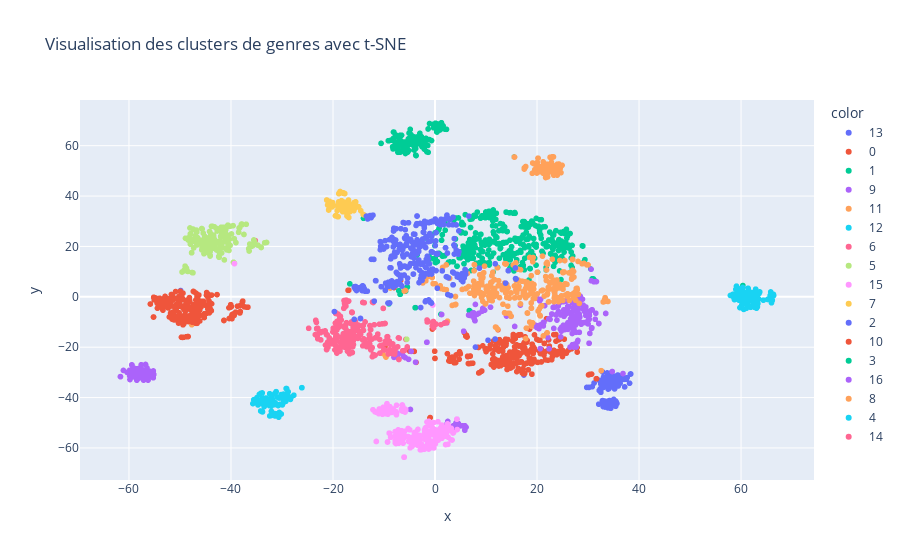

Notebook source saved alongside this figure:
### Code cell
from sklearn.cluster import KMeans
from sklearn.preprocessing import StandardScaler
from sklearn.feature_extraction.text import TfidfVectorizer
from sklearn.decomposition import TruncatedSVD
from sklearn.manifold import TSNE
import pandas as pd
import numpy as np
import plotly.express as px

# Chargement des données
genre_data = pd.read_csv("../data/data_by_genres.csv")  # Remplacez par votre chemin
genre_data['genres_names'] = genre_data['genres']  # Assurez-vous que cette colonne existe

# Étape 1 : Vectorisation des noms de genres avec TF-IDF
vectorizer = TfidfVectorizer(analyzer='word', ngram_range=(1, 2))  # Bigrammes pour capturer plus de contexte
genre_name_vectors = vectorizer.fit_transform(genre_data['genres_names'])

# Étape 2 : Réduction de la dimensionnalité des noms de genres
svd = TruncatedSVD(n_components=10, random_state=42)  # Réduction à 10 dimensions
reduced_name_vectors = svd.fit_transform(genre_name_vectors)

# Étape 3 : Préparation des caractéristiques numériques
numeric_features = genre_data.select_dtypes(include=['number']).values

# Étape 4 : Fusion des vecteurs réduits avec les caractéristiques numériques
X_combined = np.hstack((numeric_features, reduced_name_vectors))

# Étape 5 : Clustering avec KMeans
scaler = StandardScaler()
X_scaled = scaler.fit_transform(X_combined)

kmeans = KMeans(n_clusters=18, random_state=42)
genre_data['cluster'] = kmeans.fit_predict(X_scaled)
genre_data['cluster'] = np.where(genre_data['cluster'] == 14, 0, genre_data['cluster'])
genre_data['cluster'] = genre_data['cluster'].replace({15: 14, 16: 15, 17: 16})


# Étape 6 : Visualisation avec t-SNE
tsne_pipeline = Pipeline([
    ('scaler', StandardScaler()), 
    ('tsne', TSNE(n_components=2, verbose=1, random_state=42, perplexity=30))
])
genre_embedding = tsne_pipeline.fit_transform(X_combined)

projection = pd.DataFrame(columns=['x', 'y'], data=genre_embedding)
projection['genres'] = genre_data['genres_names']
projection['cluster'] = genre_data['cluster']

# Étape 7 : Affichage avec Plotly
fig = px.scatter(
    projection, x='x', y='y', color=projection['cluster'].astype(str), 
    hover_data=['genres'], title="Visualisation des clusters de genres avec t-SNE"
)
fig.show()

### Figure 1 — Plotly figure (JSON) as saved in the notebook; plotly's stock layout.template omitted (floating-point values rounded to 4 significant figures; data arrays with more than 128 entries replaced by an {"elided": "..."} marker saying what was removed)
{"data": [{"customdata": [["21st century classical"], ["african-american classical"], ["american 21st century classical"], ["american classical piano"], ["american contemporary classical"], ["american modern classical"], ["australian classical"], ["australian classical piano"], ["austrian classical piano"], ["balkan classical piano"], ["baltic classical"], ["belgian classical piano"], ["belgian contemporary classical"], ["brazilian classical"], ["brazilian classical piano"], ["brazilian contemporary classical"], ["british classical piano"], ["british contemporary classical"], ["british modern classical"], ["canadian classical"], ["canadian classical piano"], ["caucasian classical"], ["caucasian classical piano"], ["chinese classical"], ["chinese classical performance"], ["chinese classical piano"], ["classical"], ["classical baritone"], ["classical bass"], ["classical cello"], ["classical clarinet"], ["classical contralto"], ["classical countertenor"], ["classical era"], ["classical flute"], ["classical guitar"], ["classical harp"], ["classical horn"], ["classical mandolin"], ["classical mezzo-soprano"], ["classical oboe"], ["classical organ"], ["classical performance"], ["classical piano"], ["classical piano duo"], ["classical piano trio"], ["classical saxophone"], ["classical soprano"], ["classical tenor"], ["classical trumpet"], ["contemporary classical"], ["contemporary classical piano"], ["czech classical"], ["czech classical piano"], ["czech contemporary classical"], ["danish classical"], ["dutch classical piano"], ["early modern classical"], ["finnish classical"], ["finnish contemporary classical"], ["french classical piano"], ["french contemporary classical"], ["german classical piano"], ["greek contemporary classical"], ["hindustani classical"], ["historic classical performance"], ["hungarian classical performance"], ["hungarian classical piano"], ["hungarian contemporary classical"], ["icelandic classical"], ["indian classical"], ["irish classical"], ["israeli classical"], ["israeli classical piano"], ["italian classical guitar"], ["italian classical piano"], ["japanese classical"], ["japanese classical performance"], ["japanese classical piano"], ["korean classical performance"], ["korean classical piano"], ["latin american classical piano"], ["latin classical"], ["mexican classical"], ["neo-classical"], ["new zealand classical"], ["nordic classical piano"], ["nordic contemporary classical"], ["norwegian classical"], ["oriental classical"], ["polish classical"], ["polish classical piano"], ["polish contemporary classical"], ["romanian classical piano"], ["russian classical piano"], ["russian modern classical"], ["spanish classical"], ["spanish classical piano"], ["swiss classical piano"], ["taiwan classical performance"], ["turkish classical performance"], ["ukrainian classical"], ["ukrainian classical piano"], ["vintage classical singing"]], "hovertemplate": "color=13<br>x=%{x}<br>y=%{y}<br>genres=%{customdata[0]}<extra></extra>", "legendgroup": "13", "marker": {"color": "#636efa", "symbol": "circle"}, "mode": "markers", "name": "13", "showlegend": true, "type": "scattergl", "x": [37.18, 33.12, 17.42, 34.69, 34.07, 35.52, 33.2, 32.1, 34.93, 33.32, 35.2, 33.09, 33.05, 34.16, 34.43, 31.18, 33.86, 33.94, 35.46, 35.92, 33.49, 35.99, 32.97, 34.31, 32.89, 33.3, 35.67, 37.35, 37.03, 33.55, 35.04, 36.31, 30.82, 34.85, 34.75, 32.8, 33.1, 34.49, 34.03, 37.49, 33.83, 34.03, 35.04, 35.42, 32.94, 33.91, 32.82, 37.35, 37.31, 34.01, 35.03, 34.44, 36.23, 35.51, 33.92, 36.14, 34.37, 35.08, 36.28, 36.1, 33.76, 33.75, 34.38, 33.6, 35.68, 35.92, 33.93, 34.48, 32.52, 32.65, 35.84, 35.02, 38.32, 33.99, 32.2, 34.16, 33.93, 35.41, 34.17, 32.38, 32.83, 34.93, 34.18, 32.22, 33.64, 29.75, 33.33, 38.14, 34.02, 38.37, 34.79, 34.96, 30.18, 35.12, 34.14, 36.18, 36.75, 34.54, 35.41, 32.51, 33.17, 34.46, 34.31, 37.66], "xaxis": "x", "y": [-35.77, -33.84, -31.03, -41.76, -36.5, -31.45, -32.64, -42.63, -42.05, -43.74, -36.58, -42.39, -31.84, -32.73, -41.71, -34.23, -42.77, -36.62, -33.54, -35.39, -42.43, -32.45, -43.57, -32.87, -36.06, -42.57, -42.35, -32.4, -32.78, -35.24, -34.78, -32.79, -35.67, -32.12, -35.17, -35.56, -35.84, -35.75, -30.39, -32.74, -35.15, -34.42, -34.85, -43.44, -41.23, -44.09, -29.75, -32.62, -32.57, -32.63, -40.71, -44.26, -33.12, -41.7, -31.22, -33.65, -42.16, -32.99, -34.29, -34.59, -41.78, -30.22, -42.68, -31.78, -31.33, -32.55, -35.13, -42.55, -37.9, -35.72, -31.05, -31.49, -30.67, -42.83, -37.18, -42.92, -33.88, -34.45, -41.19, -36.6, -41.2, -41.32, -31.08, -33.15, -33.69, -35.96, -41.41, -34.31, -35.52, -30.63, -31.86, -42.67, -35.98, -41.76, -42.82, -33.96, -31.63, -43.3, -41.37, -34.58, -35.52, -34.62, -41.19, -32.1], "yaxis": "y"}, {"customdata": {"elided": "261x1 str values"}, "hovertemplate": "color=0<br>x=%{x}<br>y=%{y}<br>genres=%{customdata[0]}<extra></extra>", "legendgroup": "0", "marker": {"color": "#EF553B", "symbol": "circle"}, "mode": "markers", "name": "0", "showlegend": true, "type": "scattergl", "x": {"elided": "261 float values"}, "xaxis": "x", "y": {"elided": "261 float values"}, "yaxis": "y"}, {"customdata": {"elided": "398x1 str values"}, "hovertemplate": "color=1<br>x=%{x}<br>y=%{y}<br>genres=%{customdata[0]}<extra></extra>", "legendgroup": "1", "marker": {"color": "#00cc96", "symbol": "circle"}, "mode": "markers", "name": "1", "showlegend": true, "type": "scattergl", "x": {"elided": "398 float values"}, "xaxis": "x", "y": {"elided": "398 float values"}, "yaxis": "y"}, {"customdata": {"elided": "195x1 str values"}, "hovertemplate": "color=9<br>x=%{x}<br>y=%{y}<br>genres=%{customdata[0]}<extra></extra>", "legendgroup": "9", "marker": {"color": "#ab63fa", "symbol": "circle"}, "mode": "markers", "name": "9", "showlegend": true, "type": "scattergl", "x": {"elided": "195 float values"}, "xaxis": "x", "y": {"elided": "195 float values"}, "yaxis": "y"}, {"customdata": {"elided": "306x1 str values"}, "hovertemplate": "color=11<br>x=%{x}<br>y=%{y}<br>genres=%{customdata[0]}<extra></extra>", "legendgroup": "11", "marker": {"color": "#FFA15A", "symbol": "circle"}, "mode": "markers", "name": "11", "showlegend": true, "type": "scattergl", "x": {"elided": "306 float values"}, "xaxis": "x", "y": {"elided": "306 float values"}, "yaxis": "y"}, {"customdata": [["abstract hip hop"], ["alberta hip hop"], ["alternative hip hop"], ["arabic hip hop"], ["argentine hip hop"], ["arkansas hip hop"], ["asian american hip hop"], ["atl hip hop"], ["australian hip hop"], ["australian underground hip hop"], ["baltimore hip hop"], ["bay area hip hop"], ["bc underground hip hop"], ["birmingham hip hop"], ["boston hip hop"], ["brazilian hip hop"], ["bronx hip hop"], ["buffalo hip hop"], ["canadian hip hop"], ["canadian indigenous hip hop"], ["chinese hip hop"], ["christian hip hop"], ["colombian hip hop"], ["conscious hip hop"], ["danish hip hop"], ["deep east coast hip hop"], ["deep underground hip hop"], ["desi hip hop"], ["detroit hip hop"], ["dutch hip hop"], ["east coast hip hop"], ["estonian hip hop"], ["experimental hip hop"], ["flint hip hop"], ["french hip hop"], ["ghanaian hip hop"], ["hardcore hip hop"], ["harlem hip hop"], ["hawaiian hip hop"], ["hindi hip hop"], ["hip hop"], ["hip hop cubano"], ["hong kong hip hop"], ["indiana hip hop"], ["indie hip hop"], ["indonesian hip hop"], ["industrial hip hop"], ["iowa hip hop"], ["irish hip hop"], ["israeli hip hop"], ["jewish hip hop"], ["kansas city hip hop"], ["kentucky hip hop"], ["latin hip hop"], ["lgbtq+ hip hop"], ["maine hip hop"], ["manchester hip hop"], ["memphis hip hop"], ["mexican hip hop"], ["miami hip hop"], ["middle east hip hop"], ["minnesota hip hop"], ["mississippi hip hop"], ["mongolian hip hop"], ["nashville hip hop"], ["native american hip hop"], ["nigerian hip hop"], ["north carolina hip hop"], ["norwegian hip hop"], ["oakland hip hop"], ["ohio hip hop"], ["old school hip hop"], ["old school uk hip hop"], ["outer hip hop"], ["pakistani hip hop"], ["peruvian hip hop"], ["pinoy hip hop"], ["political hip hop"], ["polynesian hip hop"], ["portland hip hop"], ["psychedelic hip hop"], ["punjabi hip hop"], ["queens hip hop"], ["sacramento hip hop"], ["scottish hip hop"], ["seattle hip hop"], ["south african hip hop"], ["south carolina hip hop"], ["southern hip hop"], ["spanish hip hop"], ["spiritual hip hop"], ["taiwan hip hop"], ["tamil hip hop"], ["tennessee hip hop"], ["uk alternative hip hop"], ["uk hip hop"], ["underground hip hop"], ["venezuelan hip hop"], ["virginia hip hop"], ["west australian hip hop"]], "hovertemplate": "color=12<br>x=%{x}<br>y=%{y}<br>genres=%{customdata[0]}<extra></extra>", "legendgroup": "12", "marker": {"color": "#19d3f3", "symbol": "circle"}, "mode": "markers", "name": "12", "showlegend": true, "type": "scattergl", "x": [-30.1, -32.08, -28.96, -26.12, -29.27, -31.36, -30.75, -29.72, -32.82, -28.79, -31.82, -33.89, -30.25, -29.94, -33.72, -34.06, -29.42, -31.15, -29.72, -30.63, -35.53, -29.28, -29.81, -29.65, -31.96, -33.82, -29.23, -31.42, -29.16, -33.5, -29.66, -33.88, -34.86, -30.16, -28.19, -31.45, -29.16, -34.22, -31.42, -34.91, -27.67, -30.75, -30.65, -29.88, -32.13, -30.98, -33.8, -29.19, -32.31, -33.82, -33.86, -28.34, -32.37, -29.14, -32.82, -29.1, -33.14, -30.14, -33.52, -29.47, -26.09, -33.29, -30.57, -35.71, -33.74, -32.41, -32.08, -31.96, -30.92, -33.69, -29.21, -34.68, -34.7, -32.4, -30.91, -32.09, -33.47, -29.67, -31.23, -34.9, -30.13, -30.52, -29.45, -34.03, -30.37, -31.33, -33.16, -30.43, -29.52, -32.44, -34.18, -34.1, -34.43, -33.32, -31.48, -32.62, -29.7, -33.09, -33.49, -29.1], "xaxis": "x", "y": [-39.23, -45.45, -38.94, -36.09, -41.49, -47.3, -39.99, -40.24, -40.82, -37.7, -40.98, -45.62, -46.52, -42.9, -42.21, -40.87, -38.83, -37.64, -40.47, -46.66, -40.85, -40.65, -42.32, -39.01, -46.23, -45.69, -40.24, -46.43, -39.26, -43.59, -38.62, -38.18, -41.32, -38.81, -39.78, -46.34, -38.75, -42.23, -38.43, -40.02, -39.07, -43.17, -47.79, -40.55, -39.66, -39.75, -42.06, -36.41, -41.07, -40.41, -45.59, -40.72, -42.63, -39.98, -41.73, -36.48, -40.2, -46.52, -41.93, -40.12, -36.07, -42.27, -40.17, -42.39, -42.3, -38.48, -47.1, -41.96, -46.46, -42.15, -40.43, -42.35, -42.92, -47.29, -46.9, -43.35, -40.28, -38.92, -46.88, -41.4, -39.18, -45.91, -39.08, -42.36, -42.64, -42.03, -42.85, -46.74, -39.85, -43.21, -45.32, -38.27, -38.69, -42.27, -42.83, -41.29, -40.0, -42.87, -42.04, -36.42], "yaxis": "y"}, {"customdata": {"elided": "231x1 str values"}, "hovertemplate": "color=6<br>x=%{x}<br>y=%{y}<br>genres=%{customdata[0]}<extra></extra>", "legendgroup": "6", "marker": {"color": "#FF6692", "symbol": "circle"}, "mode": "markers", "name": "6", "showlegend": true, "type": "scattergl", "x": {"elided": "231 float values"}, "xaxis": "x", "y": {"elided": "231 float values"}, "yaxis": "y"}, {"customdata": {"elided": "185x1 str values"}, "hovertemplate": "color=5<br>x=%{x}<br>y=%{y}<br>genres=%{customdata[0]}<extra></extra>", "legendgroup": "5", "marker": {"color": "#B6E880", "symbol": "circle"}, "mode": "markers", "name": "5", "showlegend": true, "type": "scattergl", "x": {"elided": "185 float values"}, "xaxis": "x", "y": {"elided": "185 float values"}, "yaxis": "y"}, {"customdata": {"elided": "200x1 str values"}, "hovertemplate": "color=15<br>x=%{x}<br>y=%{y}<br>genres=%{customdata[0]}<extra></extra>", "legendgroup": "15", "marker": {"color": "#FF97FF", "symbol": "circle"}, "mode": "markers", "name": "15", "showlegend": true, "type": "scattergl", "x": {"elided": "200 float values"}, "xaxis": "x", "y": {"elided": "200 float values"}, "yaxis": "y"}, {"customdata": [["acoustic punk"], ["anarcho-punk"], ["argentine punk"], ["arizona punk"], ["art punk"], ["atlanta punk"], ["australian garage punk"], ["australian post-punk"], ["black punk"], ["boston punk"], ["brazilian punk"], ["canadian pop punk"], ["canadian punk"], ["celtic punk"], ["chicago pop punk"], ["chicago punk"], ["chicano punk"], ["christian punk"], ["crust punk"], ["dance-punk"], ["danish post-punk"], ["danish punk"], ["dark post-punk"], ["deep gothic post-punk"], ["deep punk rock"], ["early us punk"], ["emo punk"], ["fast melodic punk"], ["french post-punk"], ["garage punk"], ["garage punk blues"], ["german punk"], ["glam punk"], ["gothic post-punk"], ["gypsy punk"], ["hardcore punk"], ["horror punk"], ["indie punk"], ["j-punk"], ["japanese girl punk"], ["japanese pop punk"], ["japanese post-hardcore"], ["japanese punk rock"], ["kentucky punk"], ["mexican pop punk"], ["minneapolis punk"], ["modern ska punk"], ["neon pop punk"], ["new jersey punk"], ["noise punk"], ["northern irish punk"], ["norwegian punk rock"], ["nz punk"], ["pinoy pop punk"], ["pop punk"], ["portland punk"], ["post-hardcore"], ["post-post-hardcore"], ["post-punk"], ["post-punk argentina"], ["power-pop punk"], ["psychedelic punk"], ["punk"], ["punk 'n' roll"], ["punk blues"], ["punk rock italiano"], ["punk rock mexicano"], ["russian post-punk"], ["russian punk"], ["ska punk"], ["skate punk"], ["socal pop punk"], ["street punk"], ["surf punk"], ["texas pop punk"], ["texas punk"], ["uk diy punk"], ["uk pop punk"], ["uk post-punk"], ["vancouver punk"], ["virginia punk"]], "hovertemplate": "color=7<br>x=%{x}<br>y=%{y}<br>genres=%{customdata[0]}<extra></extra>", "legendgroup": "7", "marker": {"color": "#FECB52", "symbol": "circle"}, "mode": "markers", "name": "7", "showlegend": true, "type": "scattergl", "x": [-17.68, -17.34, -15.9, -16.39, -17.55, -19.18, -18.39, -20.08, -16.13, -17.09, -15.57, -17.96, -18.05, -17.4, -18.14, -17.58, -17.91, -18.5, -16.59, -18.28, -21.06, -19.14, -20.19, -20.18, -19.53, -15.92, -17.33, -17.02, -20.84, -18.78, -15.61, -16.87, -17.15, -20.56, -17.87, -18.45, -17.85, -16.96, -21.24, -17.26, -18.76, -13.05, -19.31, -20.85, -17.72, -17.65, -16.4, -18.8, -16.23, -14.98, -16.72, -18.99, -15.51, -18.86, -18.61, -18.28, -13.93, -14.09, -20.71, -18.88, -18.0, -18.09, -21.22, -17.24, -18.06, -14.55, -19.11, -19.99, -18.33, -17.47, -17.92, -18.82, -17.05, -18.51, -17.69, -16.9, -16.9, -17.99, -20.04, -18.0, -17.91], "xaxis": "x", "y": [37.28, 33.26, 37.36, 35.58, 36.59, 34.2, 36.71, 37.42, 36.49, 35.87, 37.72, 41.18, 36.2, 36.98, 41.2, 35.47, 35.06, 36.22, 34.75, 36.46, 36.46, 36.14, 36.97, 35.68, 32.17, 34.19, 35.37, 31.72, 34.57, 35.38, 35.29, 36.95, 35.12, 36.99, 37.63, 35.31, 34.85, 38.41, 38.42, 32.07, 41.24, 31.71, 32.06, 34.45, 40.99, 33.89, 35.65, 41.04, 34.66, 35.75, 33.74, 31.78, 36.4, 40.94, 41.8, 37.48, 32.53, 32.71, 37.91, 37.7, 41.29, 33.78, 38.39, 35.18, 36.08, 34.17, 31.85, 36.16, 38.17, 36.18, 34.91, 41.07, 34.27, 35.11, 40.98, 36.33, 31.49, 41.29, 37.19, 36.76, 34.45], "yaxis": "y"}, {"customdata": {"elided": "306x1 str values"}, "hovertemplate": "color=2<br>x=%{x}<br>y=%{y}<br>genres=%{customdata[0]}<extra></extra>", "legendgroup": "2", "marker": {"color": "#636efa", "symbol": "circle"}, "mode": "markers", "name": "2", "showlegend": true, "type": "scattergl", "x": {"elided": "306 float values"}, "xaxis": "x", "y": {"elided": "306 float values"}, "yaxis": "y"}, {"customdata": {"elided": "210x1 str values"}, "hovertemplate": "color=10<br>x=%{x}<br>y=%{y}<br>genres=%{customdata[0]}<extra></extra>", "legendgroup": "10", "marker": {"color": "#EF553B", "symbol": "circle"}, "mode": "markers", "name": "10", "showlegend": true, "type": "scattergl", "x": {"elided": "210 float values"}, "xaxis": "x", "y": {"elided": "210 float values"}, "yaxis": "y"}, {"customdata": {"elided": "132x1 str values"}, "hovertemplate": "color=3<br>x=%{x}<br>y=%{y}<br>genres=%{customdata[0]}<extra></extra>", "legendgroup": "3", "marker": {"color": "#00cc96", "symbol": "circle"}, "mode": "markers", "name": "3", "showlegend": true, "type": "scattergl", "x": {"elided": "132 float values"}, "xaxis": "x", "y": {"elided": "132 float values"}, "yaxis": "y"}, {"customdata": [["alabama rap"], ["baton rouge rap"], ["battle rap"], ["cali rap"], ["chicago rap"], ["chicano rap"], ["cincinnati rap"], ["comedy rap"], ["country rap"], ["dfw rap"], ["dirty south rap"], ["dirty texas rap"], ["dmv rap"], ["dutch rap pop"], ["emo rap"], ["florida rap"], ["gangster rap"], ["german underground rap"], ["gospel rap"], ["houston rap"], ["indie pop rap"], ["jazz rap"], ["k-rap"], ["london rap"], ["melodic rap"], ["meme rap"], ["military rap"], ["new jersey rap"], ["new orleans rap"], ["norwegian pop rap"], ["nyc rap"], ["oc rap"], ["old school rap francais"], ["ottawa rap"], ["philly rap"], ["pittsburgh rap"], ["pop rap"], ["proto-rap"], ["rap"], ["rap chileno"], ["rap conciencia"], ["rap conscient"], ["rap cristiano"], ["rap dominicano"], ["rap kreyol"], ["rap latina"], ["rap metal"], ["rap nacional antigo"], ["rap napoletano"], ["rap rock"], ["rap underground mexicano"], ["rhode island rap"], ["sad rap"], ["san antonio rap"], ["san diego rap"], ["scam rap"], ["scream rap"], ["st louis rap"], ["swedish underground rap"], ["tagalog rap"], ["tamaulipas rap"], ["texas latin rap"], ["toronto rap"], ["underground rap"], ["viral rap"], ["west coast rap"]], "hovertemplate": "color=16<br>x=%{x}<br>y=%{y}<br>genres=%{customdata[0]}<extra></extra>", "legendgroup": "16", "marker": {"color": "#ab63fa", "symbol": "circle"}, "mode": "markers", "name": "16", "showlegend": true, "type": "scattergl", "x": [-57.84, -59.53, -59.38, -58.39, -58.29, -58.41, -57.44, -57.84, -56.7, -58.89, -59.52, -59.87, -57.6, -55.24, -57.49, -56.5, -58.91, -59.62, -59.87, -58.98, -59.46, -58.46, -61.67, -56.01, -57.7, -58.48, -56.59, -57.92, -58.61, -56.75, -58.88, -56.18, -60.36, -57.26, -58.54, -57.62, -59.41, -57.13, -61.67, -58.42, -58.82, -56.95, -56.53, -57.2, -58.06, -58.14, -59.81, -61.08, -55.23, -56.47, -57.63, -57.59, -56.37, -55.14, -56.6, -56.03, -58.96, -57.06, -56.26, -55.93, -59.2, -57.6, -57.62, -58.15, -58.27, -59.54], "xaxis": "x", "y": [-29.34, -29.2, -29.97, -29.2, -29.03, -29.7, -30.05, -31.38, -31.77, -28.44, -29.4, -29.14, -27.15, -32.14, -28.76, -31.58, -29.63, -30.48, -31.37, -29.29, -27.02, -33.09, -31.68, -31.4, -28.84, -28.67, -31.21, -31.16, -30.85, -26.85, -28.92, -31.25, -29.98, -29.35, -31.09, -28.88, -27.07, -33.07, -31.68, -32.11, -30.04, -31.21, -28.86, -31.66, -29.24, -29.57, -32.83, -29.23, -29.43, -28.25, -32.16, -26.98, -30.7, -30.83, -32.16, -31.21, -28.56, -30.74, -33.08, -29.58, -31.79, -31.72, -27.16, -32.35, -28.51, -29.58], "yaxis": "y"}, {"customdata": [["ambient folk"], ["american folk revival"], ["anti-folk"], ["appalachian folk"], ["arab folk"], ["armenian folk"], ["australian indie folk"], ["bahamian folk"], ["bengali folk"], ["boston folk"], ["breton folk"], ["british folk"], ["canadian folk"], ["canadian indie folk"], ["cape verdean folk"], ["chamber folk"], ["children's folk"], ["classic italian folk pop"], ["contemporary folk"], ["cornish folk"], ["croatian folk"], ["drone folk"], ["dutch folk"], ["early american folk"], ["experimental folk"], ["folk"], ["folk metal"], ["folk punk"], ["folk rock"], ["folk rock italiano"], ["folk-pop"], ["freak folk"], ["free folk"], ["french indie folk"], ["geek folk"], ["georgian folk"], ["greek folk"], ["icelandic folk"], ["indian folk"], ["indie anthem-folk"], ["indie folk"], ["irish folk"], ["israeli folk"], ["japanese folk"], ["japanese indie folk"], ["kentucky mountain folk"], ["macedonian folk"], ["medieval folk"], ["modern folk rock"], ["modern psychedelic folk"], ["nl folk"], ["nordic folk"], ["nz folk"], ["orkney and shetland folk"], ["pakistani folk"], ["pop folk"], ["psychedelic folk"], ["psychedelic folk rock"], ["puerto rican folk"], ["punjabi folk"], ["romanian folk"], ["rune folk"], ["russian folk"], ["russian folk rock"], ["scottish folk"], ["spanish folk metal"], ["string folk"], ["swedish indie folk"], ["taiwan campus folk"], ["thai folk"], ["thai folk rock"], ["traditional british folk"], ["traditional folk"], ["turbo folk"], ["turkish folk"], ["viking folk"], ["vintage country folk"], ["welsh folk"], ["western saharan folk"], ["yiddish folk"], ["yorkshire folk"]], "hovertemplate": "color=8<br>x=%{x}<br>y=%{y}<br>genres=%{customdata[0]}<extra></extra>", "legendgroup": "8", "marker": {"color": "#FFA15A", "symbol": "circle"}, "mode": "markers", "name": "8", "showlegend": true, "type": "scattergl", "x": [21.81, 23.15, 21.13, 22.47, 23.28, 24.28, 22.81, 22.05, 23.59, 21.61, 24.91, 20.94, 21.9, 23.07, 20.26, 21.13, 20.84, 24.45, 20.52, 21.69, 23.96, 22.79, 22.06, 22.18, 19.97, 22.82, 15.55, 19.07, 17.51, 17.66, 20.19, 21.23, 21.2, 22.56, 21.18, 19.56, 23.29, 21.52, 19.99, 22.74, 23.08, 21.76, 24.31, 20.19, 23.23, 23.39, 21.92, 21.89, 17.63, 19.15, 21.61, 20.04, 21.29, 24.69, 22.2, 20.21, 22.53, 17.57, 21.24, 23.21, 23.99, 22.35, 23.07, 17.78, 21.66, 15.59, 23.49, 22.87, 20.54, 21.79, 17.49, 21.63, 22.07, 19.51, 22.51, 20.03, 23.14, 24.57, 20.05, 24.55, 21.43], "xaxis": "x", "y": [51.91, 49.35, 51.27, 49.91, 51.09, 52.71, 55.45, 49.02, 49.62, 52.44, 52.21, 50.31, 52.66, 55.48, 51.11, 51.67, 49.58, 49.55, 49.66, 47.36, 48.3, 51.73, 47.58, 49.65, 49.15, 53.41, 55.49, 49.04, 51.19, 51.29, 55.04, 51.56, 53.6, 55.39, 52.0, 50.47, 48.27, 52.24, 50.29, 55.33, 55.51, 50.3, 50.33, 50.05, 55.55, 49.54, 48.87, 51.97, 51.28, 53.11, 49.55, 53.32, 52.63, 49.29, 50.42, 55.03, 51.42, 51.1, 49.02, 48.58, 52.66, 52.02, 52.19, 51.72, 51.39, 55.48, 51.62, 55.51, 51.69, 48.77, 50.72, 50.61, 50.74, 52.73, 50.9, 53.32, 48.94, 51.05, 51.64, 51.58, 51.68], "yaxis": "y"}, {"customdata": [["arabic jazz"], ["avant-garde jazz"], ["belgian jazz"], ["bossa nova jazz"], ["brazilian jazz"], ["brazilian modern jazz"], ["british jazz"], ["canadian modern jazz"], ["chinese jazz"], ["classic japanese jazz"], ["contemporary jazz"], ["contemporary vocal jazz"], ["cool jazz"], ["danish jazz"], ["dark jazz"], ["deep free jazz"], ["deep smooth jazz"], ["dinner jazz"], ["dutch jazz"], ["ecm-style jazz"], ["electro jazz"], ["ethio-jazz"], ["experimental jazz"], ["free jazz"], ["french jazz"], ["german jazz"], ["greek jazz"], ["gypsy jazz"], ["harmonica jazz"], ["icelandic jazz"], ["indian jazz"], ["indie jazz"], ["italian contemporary jazz"], ["italian jazz"], ["japanese jazz"], ["japanese jazz fusion"], ["japanese vocal jazz"], ["jazz"], ["jazz accordion"], ["jazz blues"], ["jazz boom bap"], ["jazz brass"], ["jazz chileno"], ["jazz clarinet"], ["jazz colombiano"], ["jazz cubano"], ["jazz double bass"], ["jazz drums"], ["jazz flute"], ["jazz funk"], ["jazz fusion"], ["jazz guitar"], ["jazz harp"], ["jazz mexicano"], ["jazz orchestra"], ["jazz organ"], ["jazz piano"], ["jazz pop"], ["jazz quartet"], ["jazz rock"], ["jazz saxophone"], ["jazz trio"], ["jazz trombone"], ["jazz trumpet"], ["jazz tuba"], ["jazz venezolano"], ["jazz vibraphone"], ["jazz violin"], ["latin jazz"], ["modern jazz piano"], ["modern jazz trio"], ["new orleans jazz"], ["norwegian contemporary jazz"], ["norwegian jazz"], ["nu jazz"], ["polish jazz"], ["polish modern jazz"], ["progressive jazz fusion"], ["russian jazz"], ["samba-jazz"], ["scottish jazz"], ["ska jazz"], ["smooth jazz"], ["soul jazz"], ["south african jazz"], ["spiritual jazz"], ["straight-ahead jazz"], ["swedish jazz"], ["swedish jazz orkester"], ["trad jazz catala"], ["turkish jazz"], ["turkish modern jazz"], ["uk contemporary jazz"], ["vintage jazz"], ["vocal jazz"], ["west african jazz"]], "hovertemplate": "color=4<br>x=%{x}<br>y=%{y}<br>genres=%{customdata[0]}<extra></extra>", "legendgroup": "4", "marker": {"color": "#19d3f3", "symbol": "circle"}, "mode": "markers", "name": "4", "showlegend": true, "type": "scattergl", "x": [65.37, 62.51, 59.59, 66.33, 60.98, 63.29, 61.25, 65.7, 62.91, 61.78, 61.23, 63.18, 61.42, 61.03, 62.9, 63.21, 66.05, 65.86, 60.52, 63.31, 60.04, 60.1, 59.77, 61.8, 60.28, 62.09, 61.08, 58.99, 59.58, 58.99, 65.86, 61.38, 62.87, 62.66, 60.57, 59.84, 58.99, 60.15, 62.57, 60.36, 59.11, 61.05, 58.39, 60.36, 66.37, 59.35, 65.2, 61.66, 62.22, 60.61, 61.36, 61.52, 61.92, 61.88, 62.19, 60.01, 61.18, 63.66, 61.25, 61.49, 61.28, 62.42, 59.9, 60.69, 58.71, 59.16, 60.96, 59.73, 59.37, 63.21, 62.82, 58.8, 62.56, 62.41, 60.2, 64.38, 63.03, 60.31, 66.36, 60.33, 63.53, 65.82, 60.22, 61.11, 59.96, 61.74, 63.02, 61.91, 65.97, 57.91, 63.48, 66.13, 62.15, 58.59, 62.08, 65.98], "xaxis": "x", "y": [-0.859, -1.515, -1.304, 0.7937, 0.5962, 1.479, 1.66, 0.502, 2.678, 1.065, -3.309, 1.328, -0.9088, -4.56, -4.278, 0.2665, -0.05889, -0.9239, -4.983, -2.693, 3.282, 2.518, -4.309, -1.174, -0.1276, -3.518, -1.692, -0.1523, -1.286, 2.99, -0.2848, 3.392, 3.037, -4.176, -2.472, 3.126, 2.923, -3.167, 0.2048, 0.6773, 4.248, -0.8827, 0.9686, -0.9253, 0.4784, 0.9537, -1.05, -0.8573, -0.6457, 1.758, 0.3863, -1.486, -0.8393, -4.162, -0.08514, 2.122, -2.662, 1.933, -0.3167, 2.291, -0.4636, -2.529, -1.172, -0.4135, -1.11, 1.305, -0.5304, -0.3654, 1.566, -3.966, -2.961, 0.294, -2.65, -3.692, 3.122, -1.336, -4.503, 3.719, 0.9517, 1.019, 1.324, 1.92, 2.461, 0.2237, 1.056, 0.2998, -2.09, -3.914, -2.367, 0.5315, -0.9304, -1.358, 1.711, -0.3039, 0.2706, 1.335], "yaxis": "y"}, {"customdata": [["black comedy"], ["children's story"], ["clean comedy"], ["comedy"], ["deep comedy"], ["dutch cabaret"], ["early avant garde"], ["german literature"], ["ghanaian traditional"], ["gospel italiano"], ["guidance"], ["hoerspiel"], ["hungarian folk"], ["kleine hoerspiel"], ["latino comedy"], ["magyar alternative"], ["motivation"], ["new comedy"], ["poetry"], ["reading"], ["vintage dutch pop"]], "hovertemplate": "color=14<br>x=%{x}<br>y=%{y}<br>genres=%{customdata[0]}<extra></extra>", "legendgroup": "14", "marker": {"color": "#FF6692", "symbol": "circle"}, "mode": "markers", "name": "14", "showlegend": true, "type": "scattergl", "x": [-1.426, 2.255, -1.434, -1.403, -1.43, -0.3671, 1.86, -0.1995, 1.171, -0.00064, -0.5143, -0.1182, -0.2512, -0.3994, -1.561, -0.3601, -0.5143, -1.536, 0.2079, -0.2395, -0.3219], "xaxis": "x", "y": [-9.626, -10.28, -9.927, -9.71, -9.863, -10.15, -10.45, -10.9, -11.05, -10.67, -11.58, -11.17, -12.29, -10.83, -9.215, -12.09, -11.58, -9.963, -10.85, -11.09, -9.795], "yaxis": "y"}], "layout": {"legend": {"title": {"text": "color"}, "tracegroupgap": 0}, "title": {"text": "Visualisation des clusters de genres avec t-SNE"}, "xaxis": {"anchor": "y", "domain": [0, 1], "title": {"text": "x"}}, "yaxis": {"anchor": "x", "domain": [0, 1], "title": {"text": "y"}}}}
